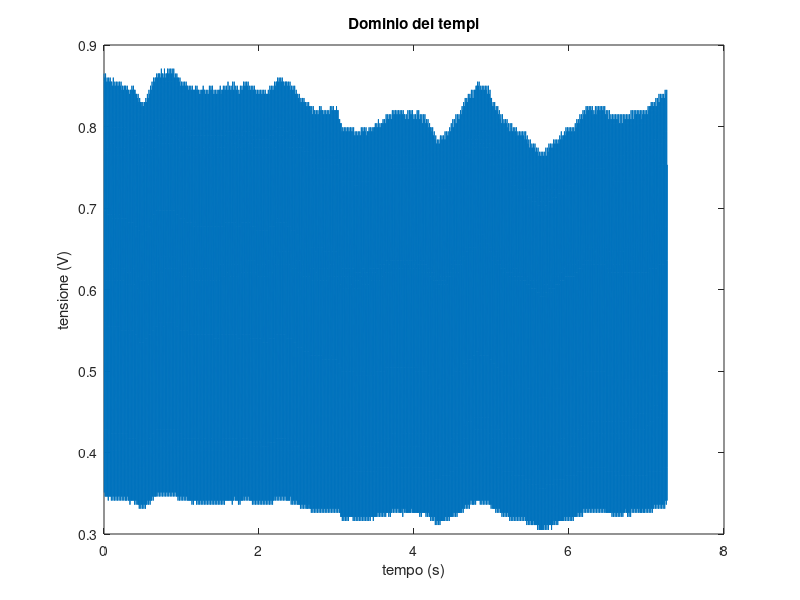

Source code (MATLAB): (Note: this script raises an error after producing the figure.)
clear all
close all
fid = fopen("tensione.txt","r");
A = fscanf(fid,'%f',[2,inf])';
t = A(:,1); %tempo
I = A(:,2); %intensità
fclose(fid);
plot(t,I);
title("Dominio dei tempi")
xlabel("tempo (s)")
ylabel("tensione (V)")
[f,a] = spettroFrequenze(t,I);
figure
plot(f,a);
title("Dominio delle frequenze");
xlabel("frequenza (Hz)")